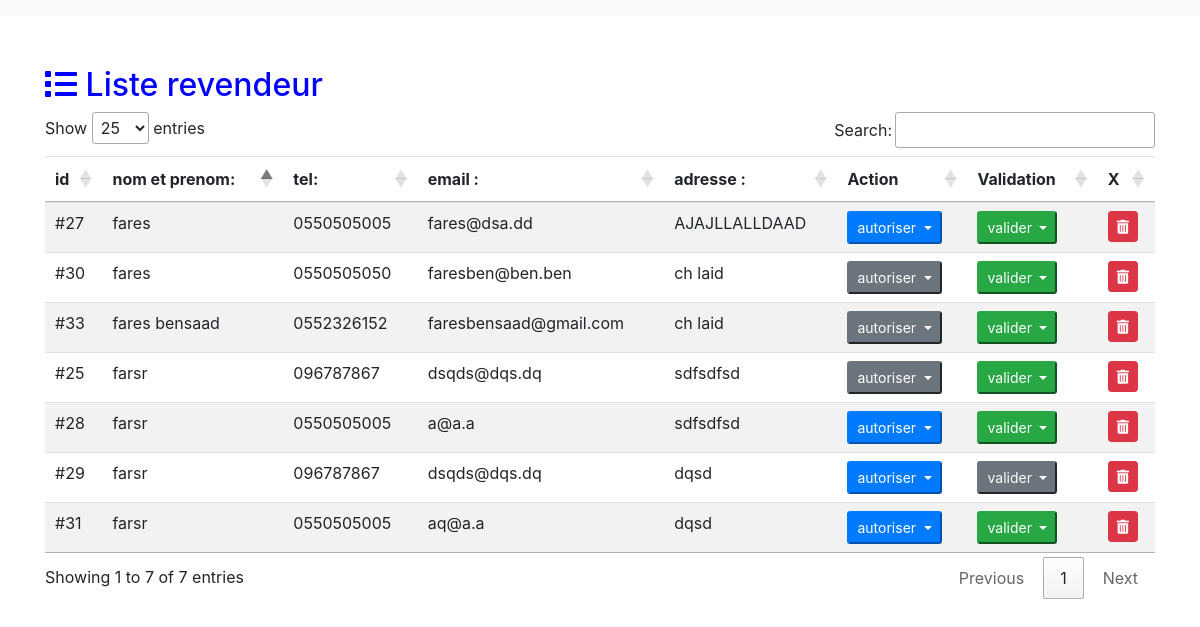
The app's page /zadministrator/ADliste-revendeur.php (signed in) with its own data.
### tables this page shows
CREATE TABLE IF NOT EXISTS `revendeur` (
  `id` int(11) NOT NULL AUTO_INCREMENT,
  `email` varchar(50) NOT NULL,
  `password` varchar(50) NOT NULL,
  `fullname` varchar(20) NOT NULL,
  `tel` int(10) NOT NULL,
  `adresse` varchar(20) NOT NULL,
  `valider` tinyint(1) NOT NULL DEFAULT '1',
  `action` tinyint(1) NOT NULL DEFAULT '0',
  PRIMARY KEY (`id`)
);

### zadministrator/php/tableau-revendeur.php (called while the page is built, shortened)
<?php
$QuerySelectAll = " SELECT * FROM revendeur ";
$ResultQuerySelectAll = $con->query($QuerySelectAll);

### zadministrator/ADliste-revendeur.php (the view, shortened to what this page needs)
<?php
include("../connection.php");
include("php/tableau-revendeur.php");
?>
<!DOCTYPE html>
<html lang="en">
<head>
  <link rel="stylesheet" href="https://pro.fontawesome.com/releases/v5.10.0/css/all.css" />
  <link rel="stylesheet" href="../css/dashboardadmin.css">
  <link rel="stylesheet" href="https://maxcdn.bootstrapcdn.com/bootstrap/4.0.0/css/bootstrap.min.css">
  <link rel="stylesheet" type="text/css" href="https://cdn.datatables.net/1.11.3/css/jquery.dataTables.css">
</head>
<body>
  <nav class="navbar navbar-expand-lg navbar-light bg-light">
  </nav>
  <div class="container ">
    <h2 style="margin-top: 50px; color : blue;"><i class="fas fa-list"></i> Liste revendeur</h1>
      <form action="<?php echo htmlspecialchars($_SERVER["PHP_SELF"]); ?>" method="POST">
        <table class="table table-striped table-hover" id="myTable" data-order='[[ 1, "asc" ]]' data-page-length='25'>
          <thead>
            <tr>
              <th scope="col">id</th>
              <th scope="col">nom et prenom:</th>
              <th scope="col">tel:</th>
              <th scope="col">email :</th>
              <th scope="col">adresse :</th>
              <th scope="col">Action</th>
              <th scope="col">Validation</th>
              <th scope="col">X</th>
            </tr>
          </thead>
          <?php
          while ($row = $ResultQuerySelectAll->fetch_assoc()) :
          ?>
            <tr>
              <td>#<?php echo $row["id"] ?></td>
              <td><?php echo $row["fullname"] ?></td>
              <td>0<?php echo $row["tel"] ?></td>
              <td><?php echo $row["email"] ?></td>
              <td><?php echo $row["adresse"] ?></td>
              <td>
                <div class="dropdown">
                  <button class="btn-sm
<?php
            if ($row["action"] == 1) {
              echo 'btn-primary';
            } else {
              echo 'btn-secondary';
            }
?> dropdown-toggle" type="button" id="dropdownMenu2" data-toggle="dropdown" aria-haspopup="true" aria-expanded="false">
                    autoriser
                  </button>
                </div>
              </td>
              <td>
                <div class="dropdown">
                  <button class="btn-sm
<?php
            if ($row["valider"] == 1) {
              echo 'btn-success';
            } else {
              echo 'btn-secondary';
            }
?> dropdown-toggle" type="button" id="dropdownMenu2" data-toggle="dropdown" aria-haspopup="true" aria-expanded="false">
                    valider
                  </button>
                </div>
              </td>
              <td>
                <a href="ADliste-revendeur.php?delete=<?php echo $row["id"]; ?>" class="btn btn-danger btn-sm" onclick="clic()"><i class="fas fa-trash-alt"></i></a>
              </td>
            </tr>
          <?php endwhile; ?>
        </table>
      </form>
  </div>
</body>
</html>

### records on screen
revendeur: id "25", fullname "farsr", tel "96787867", email "dsqds@dqs.dq", adresse "sdfsdfsd"
revendeur: id "27", fullname "fares", tel "550505005", email "fares@dsa.dd", adresse "AJAJLLALLDAAD"
revendeur: id "28", fullname "farsr", tel "550505005", email "a@a.a", adresse "sdfsdfsd"
revendeur: id "29", fullname "farsr", tel "96787867", email "dsqds@dqs.dq", adresse "dqsd"
revendeur: id "30", fullname "fares", tel "550505050", email "faresben@ben.ben", adresse "ch laid"
revendeur: id "31", fullname "farsr", tel "550505005", email "aq@a.a", adresse "dqsd"
revendeur: id "33", fullname "fares bensaad", tel "552326152", email "faresbensaad@gmail.com", adresse "ch laid"
